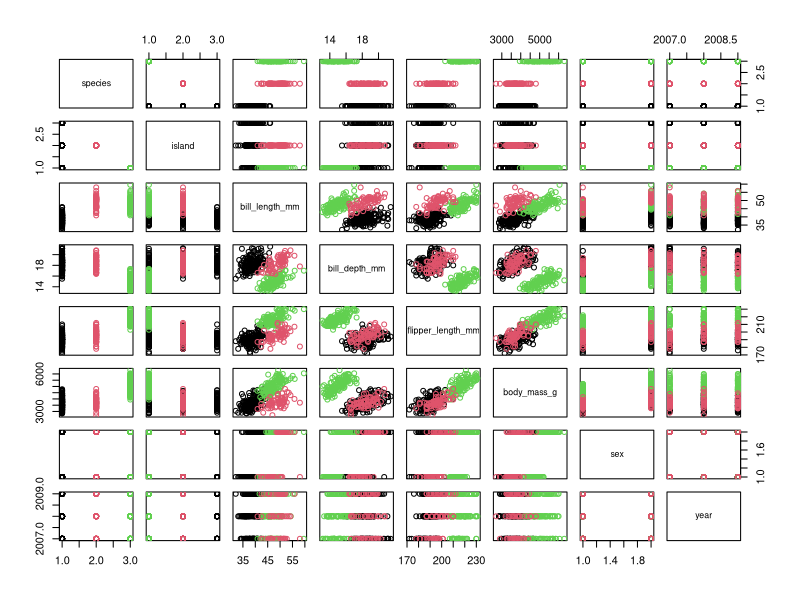
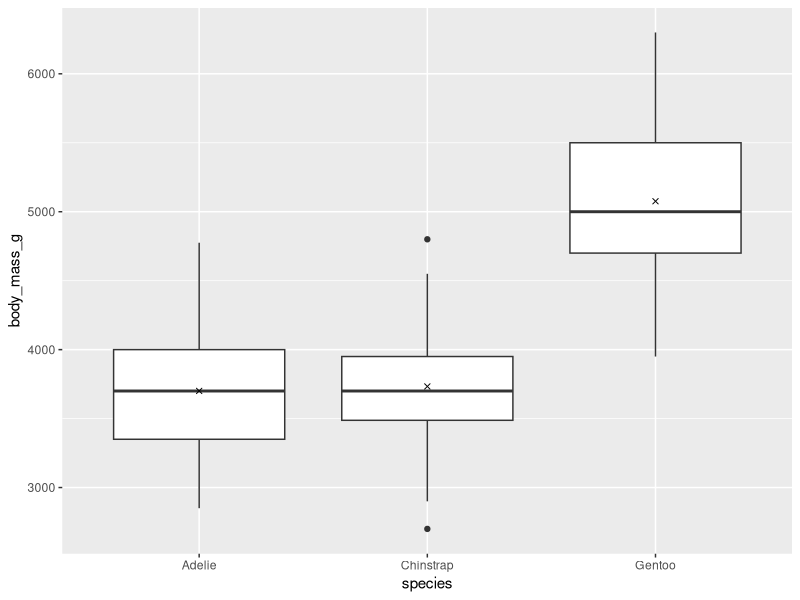
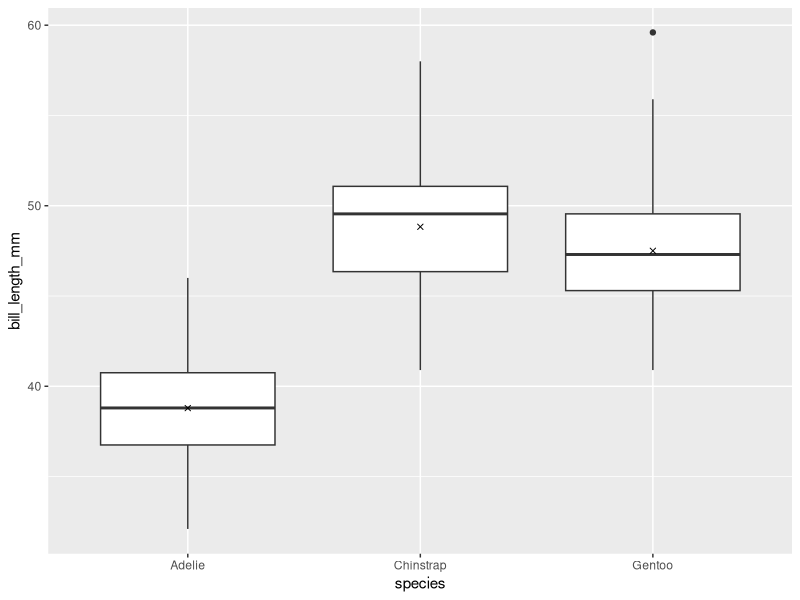
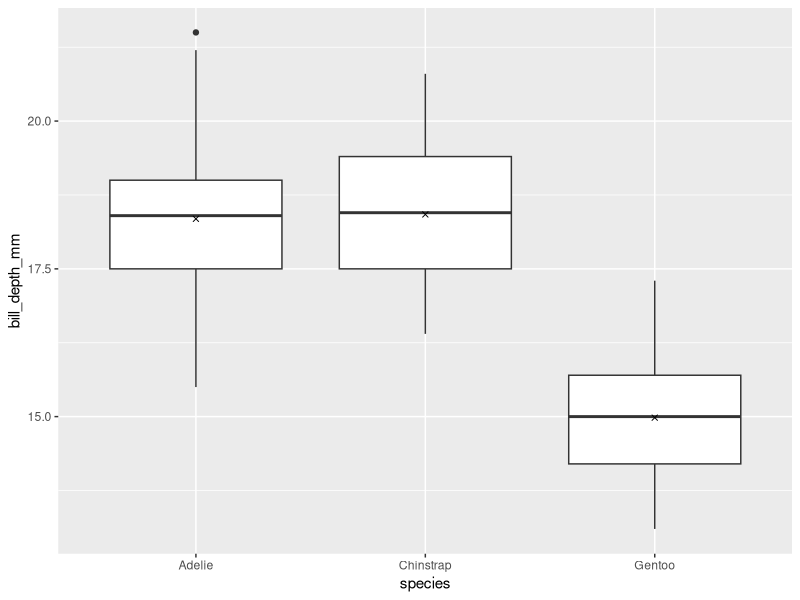
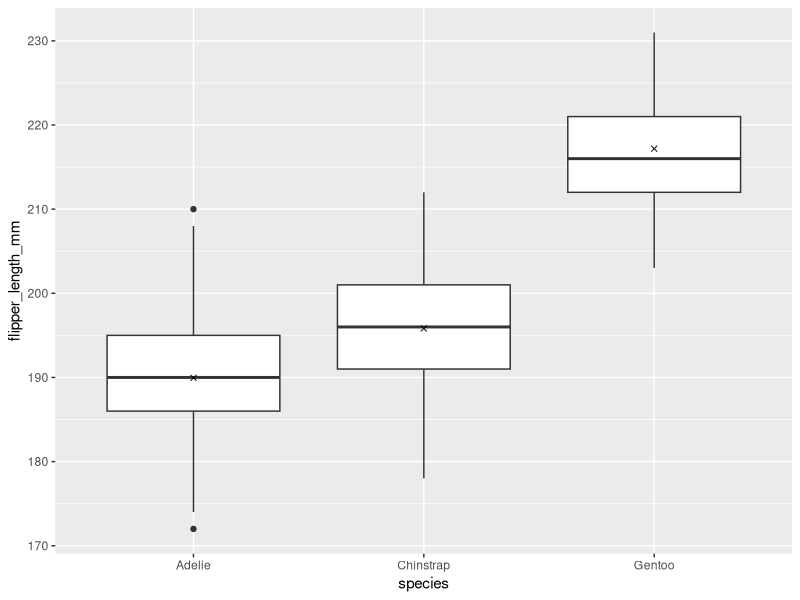
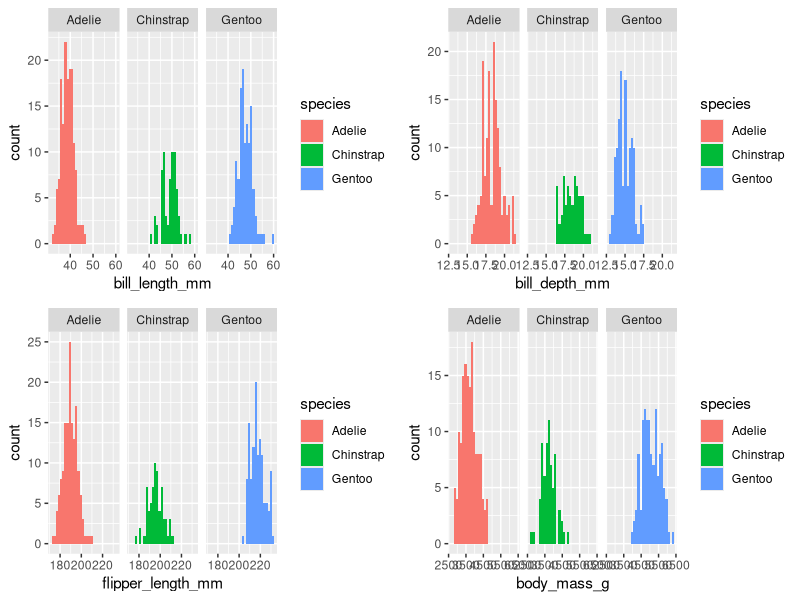

Generate these figures, in order, with R:
## ---- chunk 1
#Install Remote Package if not already available

#install.packages("remotes")

#Install Palmer Penguin Data
#remotes::install_github("allisonhorst/palmerpenguins")

## ---- chunk 2
#Load Palmer Penguin library and data set
library(palmerpenguins)
data(package = 'palmerpenguins')
## ---- chunk 3
#Load libraries we need for dataframe manipulation and plotting
library(tidyr)
library(dplyr)
library(ggplot2)
library(gridExtra)
## ---- chunk 4
#Initial look at the raw data set
head(penguins_raw)
## ---- chunk 5
#Look at the reduced data set
head(penguins)
## ---- chunk 6
#Look at the data set
str(penguins)
## ---- chunk 7
#Look at number of species in data set
table(penguins$species)
## ---- chunk 8
dim(penguins)
## ---- chunk 9
#Copy data into new datafrme and look at Column names for calculations

df <- penguins
names(df)
## ---- chunk 10
#Examine penguin data set with pairs matrix
pairs(penguins, col=penguins$species)
## ---- chunk 11
#Initial plot to see which parameters might yield clues about species types
#Species vs body mass
ggplot(aes(x = species, y = body_mass_g), data = df) + geom_boxplot() +
  stat_summary(fun = mean, geom = 'point', shape = 4)
## ---- chunk 12
#Initial plot to see which parameters might yield clues about species types
#Species vs bill length
ggplot(aes(x = species, y = bill_length_mm), data = df) + geom_boxplot() +
  stat_summary(fun = mean, geom = 'point', shape = 4)
## ---- chunk 13
#Initial plot to see which parameters might yield clues about species types
#Species vs bill depth
ggplot(aes(x = species, y = bill_depth_mm), data = df) + geom_boxplot() +
  stat_summary(fun = mean, geom = 'point', shape = 4)
## ---- chunk 14
#Initial plot to see which parameters might yield clues about species types
#Species vs flipper length
ggplot(aes(x = species, y = flipper_length_mm), data = df) + geom_boxplot() +
  stat_summary(fun = mean, geom = 'point', shape = 4)

## ---- chunk 15
#Grid analysis of histograms of the parameers: Lengt and Width and the Petal Length and Width.
# "species"           "island"            "bill_length_mm"    "bill_depth_mm"     "flipper_length_mm"
# "body_mass_g"       "sex"               "year"     

p1 <- ggplot(aes(x = bill_length_mm, fill = species), data = df) +
  facet_wrap(~species) + geom_histogram()

p2 <- ggplot(aes(x = bill_depth_mm, fill = species), data = df) +
  facet_wrap(~species) + geom_histogram()

p3 <- ggplot(aes(x = flipper_length_mm, fill = species), data = df) +
  facet_wrap(~species) + geom_histogram()

p4 <- ggplot(aes(x = body_mass_g, fill = species), data = df) +
  facet_wrap(~species) + geom_histogram()


grid.arrange(p1, p2, p3, p4, ncol = 2)
